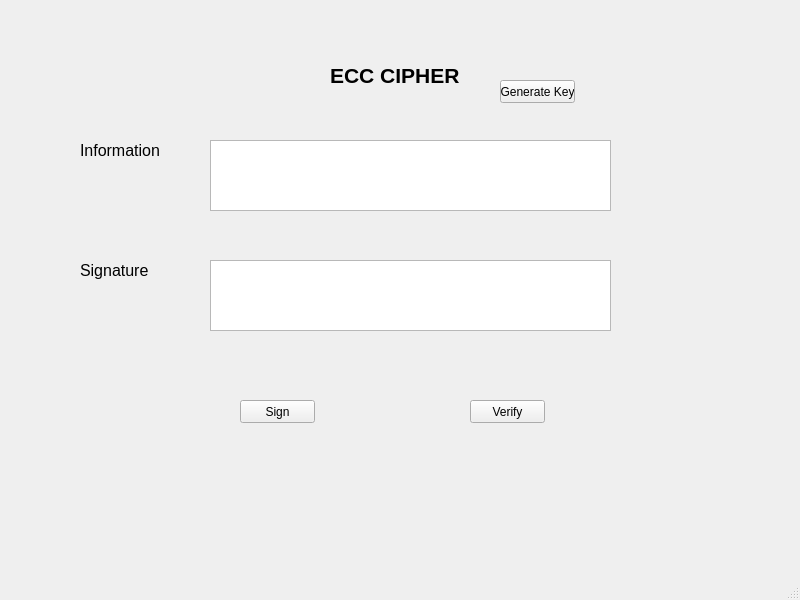
<?xml version="1.0" encoding="UTF-8"?>
<ui version="4.0">
 <class>MainWindow</class>
 <widget class="QMainWindow" name="MainWindow">
  <property name="geometry">
   <rect>
    <x>0</x>
    <y>0</y>
    <width>800</width>
    <height>600</height>
   </rect>
  </property>
  <property name="windowTitle">
   <string>MainWindow</string>
  </property>
  <widget class="QWidget" name="centralwidget">
   <widget class="QTextEdit" name="txt_info">
    <property name="geometry">
     <rect>
      <x>210</x>
      <y>140</y>
      <width>401</width>
      <height>71</height>
     </rect>
    </property>
   </widget>
   <widget class="QTextEdit" name="txt_sign">
    <property name="geometry">
     <rect>
      <x>210</x>
      <y>260</y>
      <width>401</width>
      <height>71</height>
     </rect>
    </property>
   </widget>
   <widget class="QLabel" name="label">
    <property name="geometry">
     <rect>
      <x>330</x>
      <y>40</y>
      <width>171</width>
      <height>71</height>
     </rect>
    </property>
    <property name="font">
     <font>
      <pointsize>16</pointsize>
      <weight>75</weight>
      <bold>true</bold>
     </font>
    </property>
    <property name="text">
     <string>ECC CIPHER</string>
    </property>
   </widget>
   <widget class="QLabel" name="label_2">
    <property name="geometry">
     <rect>
      <x>80</x>
      <y>130</y>
      <width>91</width>
      <height>41</height>
     </rect>
    </property>
    <property name="font">
     <font>
      <pointsize>12</pointsize>
     </font>
    </property>
    <property name="text">
     <string>Information</string>
    </property>
   </widget>
   <widget class="QLabel" name="label_3">
    <property name="geometry">
     <rect>
      <x>80</x>
      <y>260</y>
      <width>81</width>
      <height>21</height>
     </rect>
    </property>
    <property name="font">
     <font>
      <pointsize>12</pointsize>
     </font>
    </property>
    <property name="text">
     <string>Signature</string>
    </property>
   </widget>
   <widget class="QPushButton" name="btn_sign">
    <property name="geometry">
     <rect>
      <x>240</x>
      <y>400</y>
      <width>75</width>
      <height>23</height>
     </rect>
    </property>
    <property name="text">
     <string>Sign</string>
    </property>
   </widget>
   <widget class="QPushButton" name="btn_verify">
    <property name="geometry">
     <rect>
      <x>470</x>
      <y>400</y>
      <width>75</width>
      <height>23</height>
     </rect>
    </property>
    <property name="text">
     <string>Verify</string>
    </property>
   </widget>
   <widget class="QPushButton" name="btn_gen_keys">
    <property name="geometry">
     <rect>
      <x>500</x>
      <y>80</y>
      <width>75</width>
      <height>23</height>
     </rect>
    </property>
    <property name="text">
     <string>Generate Key</string>
    </property>
   </widget>
  </widget>
  <widget class="QMenuBar" name="menubar">
   <property name="geometry">
    <rect>
     <x>0</x>
     <y>0</y>
     <width>800</width>
     <height>21</height>
    </rect>
   </property>
  </widget>
  <widget class="QStatusBar" name="statusbar"/>
 </widget>
 <resources/>
 <connections/>
</ui>
